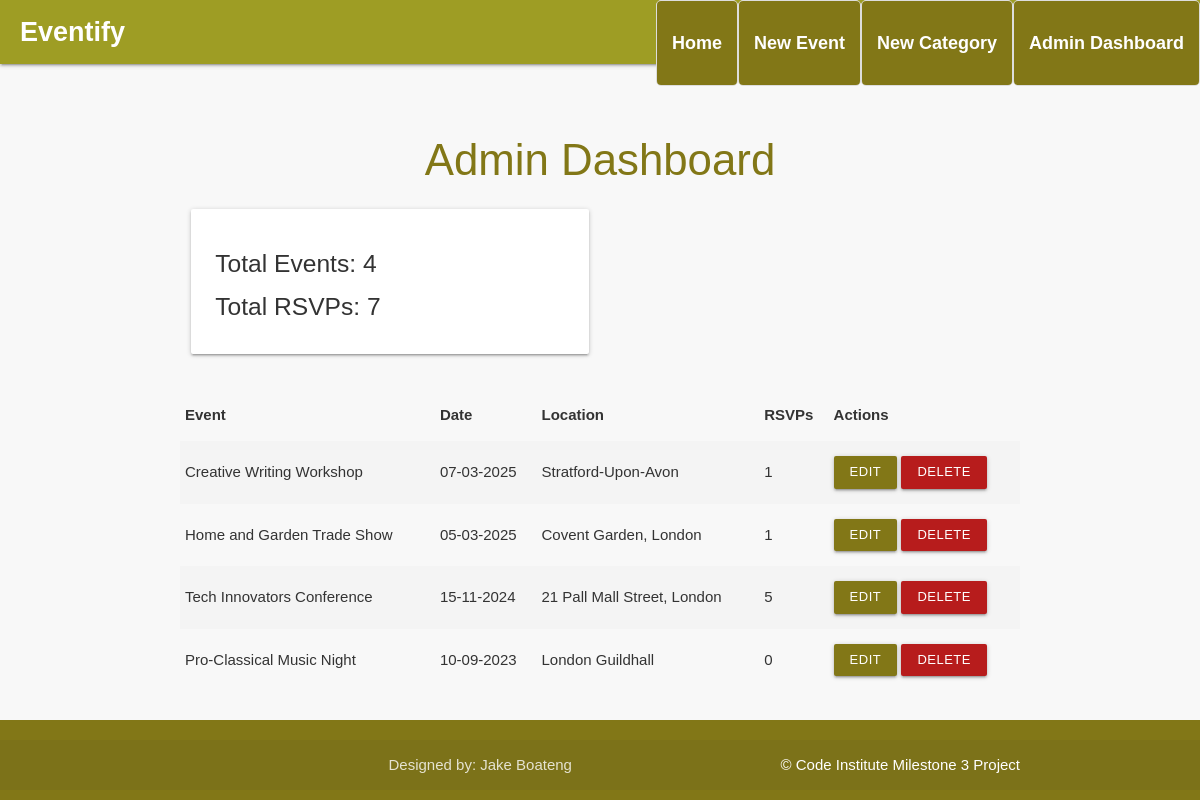
Before: /admin_dashboard with the older database file.
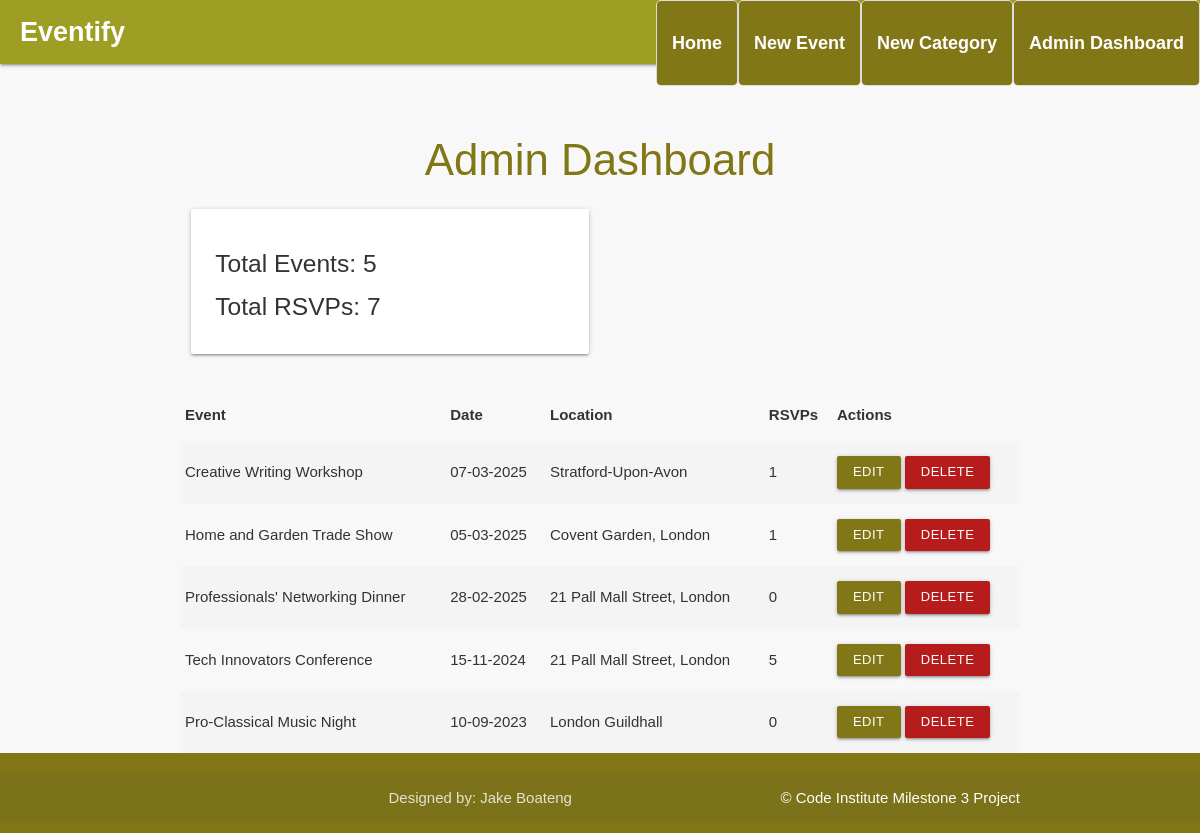
After: the same page with the newer database file.
### eventify/models.py (models this page shows, shortened)
class Event(db.Model):
    id = db.Column(db.Integer, primary_key=True)
    title = db.Column(db.String(100), unique=True, nullable=False)
    description = db.Column(db.Text, nullable=False)
    date = db.Column(db.DateTime, nullable=False)
    time = db.Column(db.String(8), nullable=False)
    location = db.Column(db.String(200), nullable=False)
    created_at = db.Column(db.DateTime, default=db.func.now(), nullable=False)
    featured = db.Column(db.Boolean, default=False)
    category_id = db.Column(db.Integer, db.ForeignKey('category.id'), nullable=True)
    image_file = db.Column(db.String(120), nullable=True)
    rsvps = db.relationship('RSVP', backref='event')  # This backref should stay

### eventify/routes.py (the view)
@app.route("/admin_dashboard")
def admin_dashboard():
    events = Event.query.order_by(Event.date.desc()).all()  # Fetch all events ordered by date
    rsvp_counts = {event.id: RSVP.query.filter_by(event_id=event.id).count() for event in events}  # Count RSVPs per event
    total_events = len(events)
    total_rsvps = sum(rsvp_counts.values())
    return render_template("admin_dashboard.html", events=events, rsvp_counts=rsvp_counts, total_events=total_events, total_rsvps=total_rsvps)

### eventify/__init__.py (called while the page is built)
@app.context_processor
def inject_user():
    return dict(user=current_user)

### eventify/templates/admin_dashboard.html (shortened to what this page needs)
{% extends "base.html" %}
{% block content %}
    <h3 class="center-align lime-text text-darken-4">Admin Dashboard</h3>
    <div class="row">
        <div class="col s12 m6">
            <div class="card-panel">
                <h5>Total Events: {{ total_events }}</h5>
                <h5>Total RSVPs: {{ total_rsvps }}</h5>
            </div>
        </div>
    </div>
    <table class="striped">
        <thead>
            <tr>
                <th>Event</th>
                <th>Date</th>
                <th>Location</th>
                <th>RSVPs</th>
                <th>Actions</th>
            </tr>
        </thead>
        <tbody>
            {% for event in events %}
            <tr>
                <td>{{ event.title }}</td>
                <td>{{ event.date.strftime('%d-%m-%Y') }}</td>
                <td>{{ event.location }}</td>
                <td>{{ rsvp_counts[event.id] }}</td>
                <td>
                    <a href="{{ url_for('edit_event', event_id=event.id) }}" class="btn-small lime darken-4">Edit</a>
                    <a href="{{ url_for('delete_event', event_id=event.id) }}" class="btn-small red darken-4" onclick="return confirm('Are you sure?');">Delete</a>
                </td>
            </tr>
            {% endfor %}
        </tbody>
    </table>
{% endblock %}

Changed rows visible on the page:
added Event: title "Professionals' Networking Dinner", date "28-02-2025", location "21 Pall Mall Street, London", rsvp_counts "0"
Other visible differences:
{{ total_events }}: "4" → "5"
